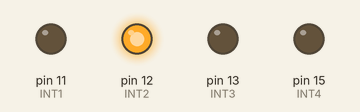
This program was run on a simulated Raspberry Pi (header pin numbers). On the bench: output pins drawn as LEDs (lit = HIGH). At 0.8 s the program stops and its outputs stay as they are.

Above: at 0.1 s.
At 0.9 s:
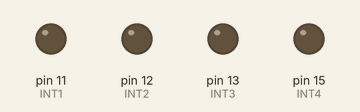
Timing chart, 0 to 2.3 s (numbered marks = the images above):
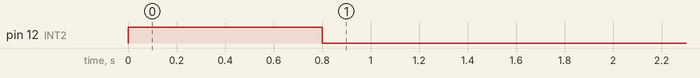

The program:

BACK.py
```python
import RPi.GPIO as GPIO
import time
INT1=11
INT2=12
INT3=13
INT4=15
GPIO.setmode(GPIO.BOARD)
GPIO.setup(INT1,GPIO.OUT)
GPIO.setup(INT2,GPIO.OUT)
GPIO.setup(INT3,GPIO.OUT)
GPIO.setup(INT4,GPIO.OUT)
GPIO.output(INT1,GPIO.LOW)
GPIO.output(INT2,GPIO.HIGH)
GPIO.output(INT3,False)
GPIO.output(INT4,False)
time.sleep(0.8)
GPIO.cleanup()
```

Measured:
- by itself, pin 12 (INT2): LOW → HIGH at 0.00 s, → LOW 0.80 s later
